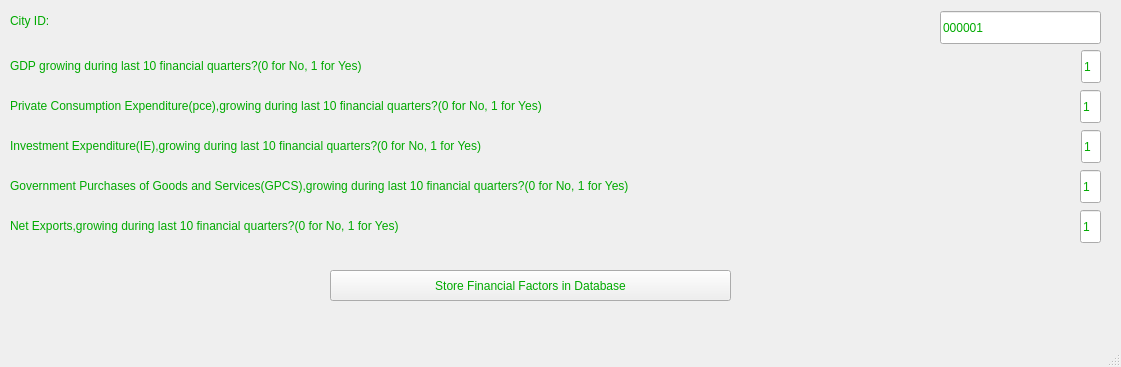
<?xml version="1.0" encoding="UTF-8"?>
<ui version="4.0">
 <class>MainWindow</class>
 <widget class="QMainWindow" name="MainWindow">
  <property name="geometry">
   <rect>
    <x>0</x>
    <y>0</y>
    <width>1121</width>
    <height>367</height>
   </rect>
  </property>
  <property name="windowTitle">
   <string>Financial factors</string>
  </property>
  <property name="styleSheet">
   <string notr="true">color: rgb(0, 170, 0);
font: 75 10pt &quot;MS Shell Dlg 2&quot;;</string>
  </property>
  <widget class="QWidget" name="centralwidget">
   <widget class="QPushButton" name="pushButton">
    <property name="geometry">
     <rect>
      <x>330</x>
      <y>270</y>
      <width>401</width>
      <height>31</height>
     </rect>
    </property>
    <property name="text">
     <string>Store Financial Factors in Database</string>
    </property>
   </widget>
   <widget class="QLineEdit" name="lineEdit_4">
    <property name="geometry">
     <rect>
      <x>1081</x>
      <y>50</y>
      <width>20</width>
      <height>33</height>
     </rect>
    </property>
    <property name="text">
     <string>1</string>
    </property>
   </widget>
   <widget class="QLabel" name="label_4">
    <property name="geometry">
     <rect>
      <x>10</x>
      <y>50</y>
      <width>631</width>
      <height>31</height>
     </rect>
    </property>
    <property name="text">
     <string>GDP growing during last 10 financial quarters?(0 for No, 1 for Yes)</string>
    </property>
   </widget>
   <widget class="QLineEdit" name="lineEdit_5">
    <property name="geometry">
     <rect>
      <x>1080</x>
      <y>90</y>
      <width>21</width>
      <height>33</height>
     </rect>
    </property>
    <property name="text">
     <string>1</string>
    </property>
   </widget>
   <widget class="QLineEdit" name="lineEdit_6">
    <property name="geometry">
     <rect>
      <x>1081</x>
      <y>130</y>
      <width>20</width>
      <height>33</height>
     </rect>
    </property>
    <property name="text">
     <string>1</string>
    </property>
   </widget>
   <widget class="QLineEdit" name="lineEdit_7">
    <property name="geometry">
     <rect>
      <x>1080</x>
      <y>170</y>
      <width>21</width>
      <height>33</height>
     </rect>
    </property>
    <property name="text">
     <string>1</string>
    </property>
   </widget>
   <widget class="QLineEdit" name="lineEdit_8">
    <property name="geometry">
     <rect>
      <x>1080</x>
      <y>210</y>
      <width>21</width>
      <height>33</height>
     </rect>
    </property>
    <property name="text">
     <string>1</string>
    </property>
   </widget>
   <widget class="QLabel" name="label_6">
    <property name="geometry">
     <rect>
      <x>10</x>
      <y>90</y>
      <width>931</width>
      <height>31</height>
     </rect>
    </property>
    <property name="text">
     <string>Private Consumption Expenditure(pce),growing during last 10 financial quarters?(0 for No, 1 for Yes)</string>
    </property>
   </widget>
   <widget class="QLabel" name="label_7">
    <property name="geometry">
     <rect>
      <x>10</x>
      <y>130</y>
      <width>841</width>
      <height>31</height>
     </rect>
    </property>
    <property name="text">
     <string>Investment Expenditure(IE),growing during last 10 financial quarters?(0 for No, 1 for Yes)</string>
    </property>
   </widget>
   <widget class="QLabel" name="label_8">
    <property name="geometry">
     <rect>
      <x>10</x>
      <y>170</y>
      <width>1041</width>
      <height>31</height>
     </rect>
    </property>
    <property name="text">
     <string>Government Purchases of Goods and Services(GPCS),growing during last 10 financial quarters?(0 for No, 1 for Yes)</string>
    </property>
   </widget>
   <widget class="QLabel" name="label_9">
    <property name="geometry">
     <rect>
      <x>10</x>
      <y>210</y>
      <width>681</width>
      <height>31</height>
     </rect>
    </property>
    <property name="text">
     <string>Net Exports,growing during last 10 financial quarters?(0 for No, 1 for Yes)</string>
    </property>
   </widget>
   <widget class="QLabel" name="label_5">
    <property name="geometry">
     <rect>
      <x>10</x>
      <y>10</y>
      <width>131</width>
      <height>21</height>
     </rect>
    </property>
    <property name="text">
     <string>City ID:</string>
    </property>
   </widget>
   <widget class="QLineEdit" name="lineEdit_9">
    <property name="geometry">
     <rect>
      <x>940</x>
      <y>11</y>
      <width>161</width>
      <height>33</height>
     </rect>
    </property>
    <property name="text">
     <string>000001</string>
    </property>
   </widget>
  </widget>
  <widget class="QStatusBar" name="statusbar"/>
 </widget>
 <resources/>
 <connections/>
</ui>
